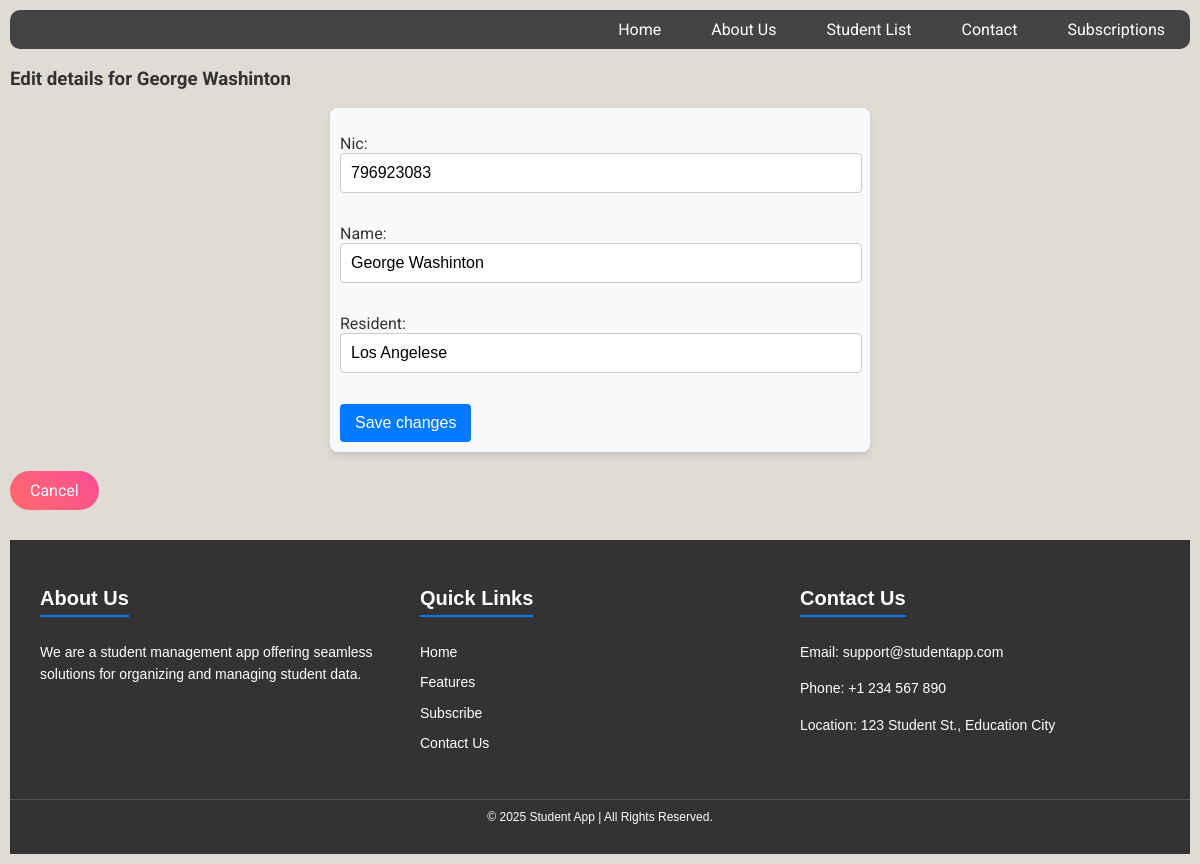
Screenshot of /stapp/4/update/ with the database file from the repository.
### student_app/models.py (models this page shows, shortened)
class student(models.Model):
    nic = models.CharField(max_length=15)
    name = models.CharField(max_length=50)
    resident = models.CharField(max_length=50)
    banner = models.ImageField(default='student.jpg', blank=True)

### student_app/views.py (the view)
# urls.py: path('<int:pk>/update/', views.item_update, name='update'),
def item_update(request, pk):
    child = get_object_or_404(student, pk=pk)  # Get the student record by primary key (pk)
    if request.method == 'POST':
        form = update(request.POST, instance=child)
        if form.is_valid():
            form.save()  # Save the updated student record
            return redirect('child', nic=child.nic)  # Redirect to the child's detail page
    else:
        form = update(instance=child)  # Pre-fill the form with existing student data
    return render(request, 'update.html', {'form': form, 'child': child})

### student_app/forms.py
class update(forms.ModelForm):
    class Meta:
        model = student
        fields = ['nic', 'name', 'resident']
        widgets = {
            'nic': forms.TextInput(attrs={'class': 'form-control', 'placeholder': 'Enter NIC number'}),
            'name': forms.TextInput(attrs={'class': 'form-control', 'placeholder': 'Enter Name'}),
            'resident': forms.TextInput(attrs={'class': 'form-control', 'placeholder': 'Enter Resident'}),
        }

### student_app/templates/update.html (shortened to what this page needs)
{% extends "layout.html" %}
{% block content %}
    <h3>Edit details for {{ child.name }}</h3>
    <form action="{% url 'update' pk=child.pk %}" method="POST">
        {{ form.as_p }}
        <button type="submit">Save changes</button>
    </form>
    <br>
    <a href="{% url 'child' nic=child.nic %}" class="gradient-link-btn">Cancel</a>
{% endblock content %}

### static/css/style.css (style rules this page uses)
body { margin: 10px; font-family: 'Roboto', sans-serif; background-color: #e1dbd6; color: #333; }
button { padding: 10px 20px; font-size: 16px; color: white; background-color: #ff5722; border: none; border-radius: 5px; cursor: pointer; position: relative; overflow: hidden; }
button::after { content: ""; position: absolute; top: 0; left: -100%; width: 100%; height: 100%; background: rgba(255, 255, 255, 0.2); transition: left 0.3s; }
.gradient-link-btn { padding: 10px 20px; font-size: 16px; color: white; text-decoration: none; background: linear-gradient(45deg, #ff6b6b, #f94d94); border: none; border-radius: 25px; display: inline-block; transition: transform 0.2s ease-in-out; }
form { max-width: 500px; margin: 0 auto; padding: 10px; padding-right: 30px; background: #f8f9fa; border-radius: 8px; box-shadow: 0 4px 6px rgba(0, 0, 0, 0.1); }
input[type="text"], input[type="email"], input[type="password"], textarea, select { width: 100%; padding: 10px; margin-bottom: 15px; border: 1px solid #ccc; border-radius: 4px; font-size: 16px; }
button { background-color: #007bff; color: #fff; border: none; padding: 10px 15px; border-radius: 4px; font-size: 16px; cursor: pointer; }

### rows the page displays
student: name "George Washinton", nic "796923083", resident "Los Angelese"
